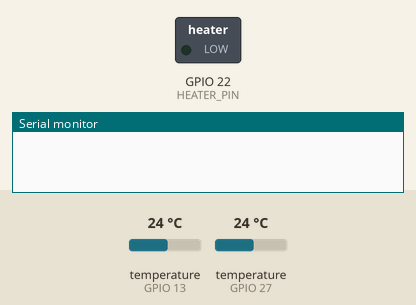
Recording of a sketch running on a simulated ESP32. Shown: switched loads named in the sketch (green lamp = pin HIGH), the last lines printed to the serial monitor. Inputs (shaded band) come from the test bench; at power-on: temperature (sensors on GPIO 13, GPIO 27) 24 °C. WiFi joins after 1.5 s; servers stay silent unless stated.

Above: at 0.1 s.
At 1.6 s:
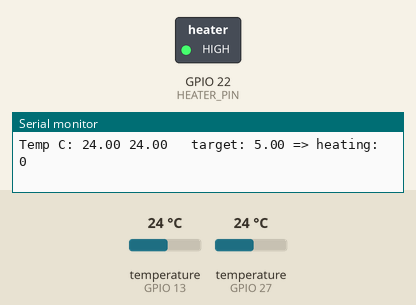
Timing chart, 0 to 3.1 s (numbered marks = the images above):
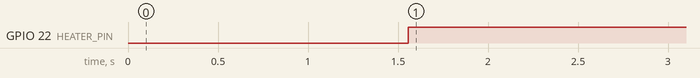

The sketch:

cat-house.ino
```cpp
//#include <LiquidCrystal.h> //https://www.arduino.cc/reference/en/libraries/liquidcrystal/
#include <OneWire.h>
#include <DallasTemperature.h>
#include <WiFi.h>


// Heater
const int HEATER_PIN = 22;
bool heating = false;
void setHeating(bool val){
  heating = val;
  digitalWrite(HEATER_PIN, heating?LOW:HIGH); // low - heater is on
}

// Temperature measurement
OneWire wireA(13);
OneWire wireB(27);

DallasTemperature sensA(&wireA);
DallasTemperature sensB(&wireB);

// Heater control
float tempTarget;
float hysteresis = 0.5;
float tempOn;  // low  bound
float tempOff; // high bound
void setTarget(int newTarget){
  if(newTarget<0 || newTarget>15) return;
  tempTarget = static_cast<float>(newTarget);
  tempOn  = tempTarget - hysteresis; // low  bound
  tempOff = tempTarget + hysteresis; // high bound
}

// Wi-Fi and Timing
const int MAIN_LOOP = 10000; // ms
const int WIFI_LOOP = 15*6; // MAX number of the main loops
int wifiLoops = WIFI_LOOP; //
//const char* ssid     = "MGTS_GPON_1178";
//const char* password = "K1V03ZUV";
const char* ssid     = "HUAWEI-B310-B45E";
const char* password = "TLNQA0HLTAE";

// Wi-Fi Client
WiFiClient client;
IPAddress BACKEND_IP(188,120,249,76);
//IPAddress BACKEND_IP(192,168,1,68);
const int BACKEND_PORT = 8888;

void setup() {
  // put your setup code here, to run once:
  Serial.begin(115200);

  // Target T
  setTarget(5);

  // Init output pins
  pinMode(HEATER_PIN,OUTPUT);
  setHeating(true);

  // Start the DS18B20 sensor
  sensA.begin();
  sensB.begin();

}

void loop() {

  // Measure Temperature
  sensA.requestTemperatures();
  sensB.requestTemperatures();
  float tempA = sensA.getTempCByIndex(0);
  float tempB = sensB.getTempCByIndex(0);

  // Control HEATER
  if(tempA<tempOn && !heating){
    setHeating(true);
  }
  if(tempA>tempOff && heating){
    setHeating(false);
  }

  // Console output
  Serial.print("Temp C: ");
  Serial.print(tempA);
  Serial.print(" ");
  Serial.print(tempB);
  Serial.print("   target: ");
  Serial.print(tempTarget);
  Serial.print(" => heating: ");
  Serial.println(heating);

  // Wi-Fi Output
  wifiLoops++;
  if(wifiLoops>=WIFI_LOOP){
    // Connect to Wi-Fi
    WiFi.mode(WIFI_STA);
    WiFi.begin(ssid, password);
    if (WiFi.waitForConnectResult() != WL_CONNECTED) {
      Serial.printf("WiFi Failed!\n");
    }else{
      Serial.printf("WiFi connected!\n");
      wifiLoops=0;

      //----- SEND REQUEST -----
      //client.stop();
      if (client.connect(BACKEND_IP, BACKEND_PORT)) {
        client.printf(
          "tempA:%.2f tempTarget:%.2f heating:%d tempB:%.2f",
          tempA,tempTarget,heating,tempB);
        delay(5000);
        // Read
        while (client.available()) {
          // char c = client.read();
          // Serial.write(c);
          String str = client.readString();
          Serial.print(str);
          int newTarget = str.toInt();
          setTarget(newTarget);
        }
        // Close
        client.flush();
        client.stop();
        Serial.println("\ndata sent");
      }else{
        Serial.println("client connection failed");
      }
      //--------------------------------------

      WiFi.disconnect();
    }

  }


  delay(MAIN_LOOP);

}
```

Measured:
- by itself, GPIO 22 (HEATER_PIN): LOW → HIGH at 1.6 s
